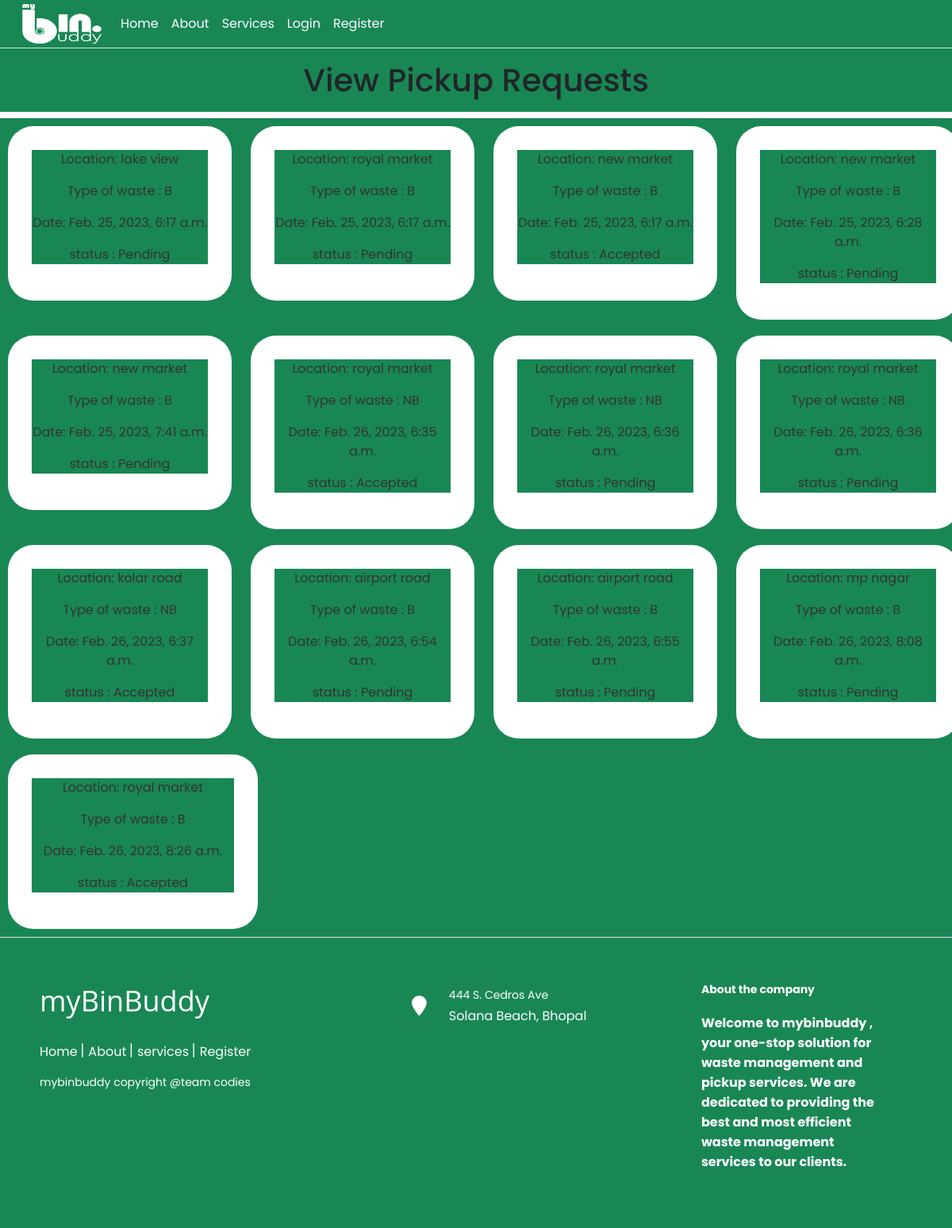
Screenshot of /view/ with the database file from the repository.
### pickup/models.py (models this page shows, shortened)
class PickupRequest(models.Model):
    REQUEST_STATUS = (
        ('Pending', 'Pending'),
        ('Accepted', 'Accepted'),
        ('Rejected', 'Rejected'),
    )
    location = models.ForeignKey(Location, on_delete=models.CASCADE)
    date = models.DateTimeField(auto_now_add=True, null=True, blank=True)
    type = models.CharField(choices=CHOICES, max_length=25,
                            default=None, null=True, blank=False)
    description = models.CharField(max_length=200, default='none')
    phone_number = models.CharField(max_length=20, default='+91')
    status = models.CharField(max_length=10, choices=REQUEST_STATUS, default='Pending' , null=False)

class Location(models.Model):
    name = models.CharField(max_length=255)
    address = models.CharField(max_length=255)
    lat = models.FloatField()
    lng = models.FloatField()
    def __str__(self):
        return self.name

### pickup/views.py (the view)
# urls.py: path('view/',views.view_pickup_requests,name='view_request'),
def view_pickup_requests(request):
    pickup_requests = PickupRequest.objects.all()
    return render(request, 'pickup/view_request.html', {'pickup_request': pickup_requests})

### pickup/templates/pickup/view_request.html (shortened to what this page needs)
{% extends 'Qbin/base.html' %}
{% load static %}
{% load crispy_forms_tags %}
{% block css%}
<link href="{% static './Qbin/css/request.css' %}" rel="stylesheet" type="text/css" />
{% endblock css %}
{% block content01%}
<h1 class="py-3" style="text-align: center; justify-content: center;">View Pickup Requests</h1>
{% for objects in pickup_request %}
{% if forloop.counter0|divisibleby:4 %}
<div class="row">
    {% endif %}
    <div class="col">
        <figure class="snip1390">
            <figcaption>
                <p>Location: {{ objects.location }}</p>
                <p>Type of waste : {{ objects.type }}</p>
                <p>Date: {{ objects.date }}</p>
                <p>status : {{ objects.status }}</p>
            </figcaption>
        </figure>
    </div>
    {% if forloop.counter0|add:1|divisibleby:4 or forloop.last %}
</div>
{% endif %}
{% endfor %}
{% endblock content01%}

### Qbin/templates/Qbin/base.html (shortened to what this page needs)
<!DOCTYPE html>
{% load static %}
<html lang="en">
<head>
  <link href="https://cdn.jsdelivr.net/npm/bootstrap@5.1.3/dist/css/bootstrap.min.css" rel="stylesheet"
 />
  <link href="https://cdn.jsdelivr.net/npm/bootstrap@5.3.0-alpha1/dist/css/bootstrap.min.css" rel="stylesheet"
>
  <link rel="stylesheet" href="https://kit.fontawesome.com/0dd2ebfa70.css" />
  <link href="{% static 'Qbin/css/nav.css' %}" rel="stylesheet" type="text/css" />
  <link href="{% static 'Qbin/css/footer.css' %}" rel="stylesheet" type="text/css" />
  {% block css %}
  {% endblock css %}
</head>
<body>
  {% block nav %}
  <nav class="navbar navbar-expand-lg border-bottom " style="background-color: #198754; color: white;">
    <div class="container-fluid">
      <a class="navbar-brand" href="#">
        <img src="{% static 'Qbin/images/Asset 4.png' %}" alt="Bootstrap" width="100" height="50">
      </a>
      <div class="collapse navbar-collapse" id="navbarSupportedContent">
        <ul class="navbar-nav me-auto mb-2 mb-lg-0">
          <li class="nav-item ">
            <a class="nav-link active text-white" aria-current="page" href="{% url 'index' %}">Home</a>
          </li>
          <li class="nav-item text-white">
            <a class="nav-link text-white" href="{% url 'index' %}">About</a>
          </li>
          <li class="nav-item text-white">
            <a class="nav-link text-white" href="#services">Services</a>
          </li>
          <li class="nav-item text-white">
            {% if user.is_authenticated %}
          <li class="nav-item text-white">
            <a class="nav-link text-white" href="{% url 'logout' %}">Log out </a>
          </li>
          {% else %}
          <li class="nav-item text-white">
            <a class="nav-link text-white" href="{% url 'login' %}">Login</a>
          </li>
          <li class="nav-item text-white">
            <a class="nav-link text-white" href="{% url 'register' %}">Register</a>
          </li>
          {% endif %}
          </li>
        </ul>
      </div>
  </nav>
  {% endblock nav %}
  {% block content01%}{% endblock content01%}
  {% block footer %}
  <footer class="footer-distributed border-top" style="background-color: #198754;">
    <div class="footer-left">
      <h3>myBinBuddy</h3>
      <p class="footer-links">
        <a href="{% url 'index' %}" class="link-1">Home</a>
        <a href="{% url 'index' %}">About</a>
        <a href="{% url 'index' %}">services</a>
        <a href="{% url 'register' %}">Register</a>
      </p>
      <p class="footer-company-name">mybinbuddy copyright @team codies </p>
    </div>
    <div class="footer-center">
      <div>
        <i class="fa fa-map-marker"></i>
        <p><span>444 S. Cedros Ave</span> Solana Beach, Bhopal</p>
      </div>
    </div>
    <div class="footer-right">
      <p style="color: white;" class="footer-company-about">
        <span>About the company</span>
      <p style="color: #fff">Welcome to mybinbuddy , your one-stop solution for waste management and pickup services. We
        are dedicated to providing the best and most efficient waste management services to our clients. </p>
    </div>
  </footer>
  {% endblock footer %}
</body>
</html>

### Qbin/static/Qbin/css/nav.css (style rules this page uses)
* { margin: 0; padding: 0; box-sizing: border-box; font-family: "Poppins", sans-serif; }
.navbar { position: relative; display: flex; justify-content: space-between; padding: 0rem 1rem; background-color: #198754; }

### Qbin/static/Qbin/css/footer.css (style rules this page uses)
.footer-distributed { background: #198754; box-shadow: 0 1px 1px 0 rgba(0, 0, 0, 0.12); box-sizing: border-box; width: 100%; text-align: left; font: bold 16px sans-serif; padding: 55px 50px; }
.footer-distributed .footer-left, .footer-distributed .footer-center, .footer-distributed .footer-right { display: inline-block; vertical-align: top; }
.footer-distributed .footer-left { width: 40%; }
.footer-distributed h3 { color: #ffffff; font: normal 36px 'Open Sans', cursive; margin: 0; }
.footer-distributed .footer-links { color: #ffffff; margin: 20px 0 12px; padding: 0; }
.footer-distributed .footer-links a { display:inline-block; line-height: 1.8; font-weight:400; text-decoration: none; color: inherit; }
.footer-distributed .footer-company-name { color: #fff; font-size: 14px; font-weight: normal; margin: 0; }
.footer-distributed .footer-center { width: 35%; }
.footer-distributed .footer-center i { background-color: #198754; color: #ffffff; font-size: 25px; width: 38px; height: 38px; border-radius: 50%; text-align: center; line-height: 42px; margin: 10px 15px; vertical-align: middle; }
.footer-distributed .footer-center p { display: inline-block; color: #ffffff; font-weight:400; vertical-align: middle; margin:0; }
.footer-distributed .footer-center p span { display:block; font-weight: normal; font-size:14px; line-height:2; }
.footer-distributed .footer-links a:before { content: "|"; font-weight:300; font-size: 20px; left: 0; color: #fff; display: inline-block; padding-right: 5px; }
.footer-distributed .footer-links .link-1:before { content: none; }
.footer-distributed .footer-right { width: 20%; }
.footer-distributed .footer-company-about { line-height:20px; color: #92999f; font-size: 13px; font-weight: normal; margin: 0; }
.footer-distributed .footer-company-about span { display: block; color: #ffffff; font-size: 14px; font-weight: bold; margin-bottom: 20px; }

### Qbin/static/Qbin/css/request.css (style rules this page uses)
* { margin: 0; padding: 0; box-sizing: border-box; font-family: "Poppins", sans-serif; background-color: #198754; }
figure.snip1390 { position: relative; overflow: hidden; margin: 10px; min-width: 230px; max-width: 315px; width: 100%; color: #333; text-align: center; font-size: 16px; background-color: #fff; padding: 30px; border-radius: 2rem;; -webkit-box-sizing: border-box; box-sizing: border-box; }
figure.snip1390 *, figure.snip1390 *:before, figure.snip1390 *:after { -webkit-box-sizing: border-box; box-sizing: border-box; -webkit-transition: all 0.35s ease; transition: all 0.35s ease; }
figure.snip1390 figcaption { width: 100%; }

### pickup/templates/pickup/view_request.html (style rules this page uses)
body { overflow-x: hidden; }

### rows the page displays
PickupRequest: location "lake view", type "B", date "Feb. 25, 2023, 6:17 a.m.", status "Pending"
PickupRequest: location "royal market", type "B", date "Feb. 25, 2023, 6:17 a.m.", status "Pending"
PickupRequest: location "new market", type "B", date "Feb. 25, 2023, 6:17 a.m.", status "Accepted"
PickupRequest: location "new market", type "B", date "Feb. 25, 2023, 6:28 a.m.", status "Pending"
PickupRequest: location "new market", type "B", date "Feb. 25, 2023, 7:41 a.m.", status "Pending"
PickupRequest: location "royal market", type "NB", date "Feb. 26, 2023, 6:35 a.m.", status "Accepted"
PickupRequest: location "royal market", type "NB", date "Feb. 26, 2023, 6:36 a.m.", status "Pending"
PickupRequest: location "royal market", type "NB", date "Feb. 26, 2023, 6:36 a.m.", status "Pending"
PickupRequest: location "kolar road", type "NB", date "Feb. 26, 2023, 6:37 a.m.", status "Accepted"
PickupRequest: location "airport road", type "B", date "Feb. 26, 2023, 6:54 a.m.", status "Pending"
PickupRequest: location "airport road", type "B", date "Feb. 26, 2023, 6:55 a.m.", status "Pending"
PickupRequest: location "mp nagar", type "B", date "Feb. 26, 2023, 8:08 a.m.", status "Pending"
PickupRequest: location "royal market", type "B", date "Feb. 26, 2023, 8:26 a.m.", status "Accepted"
